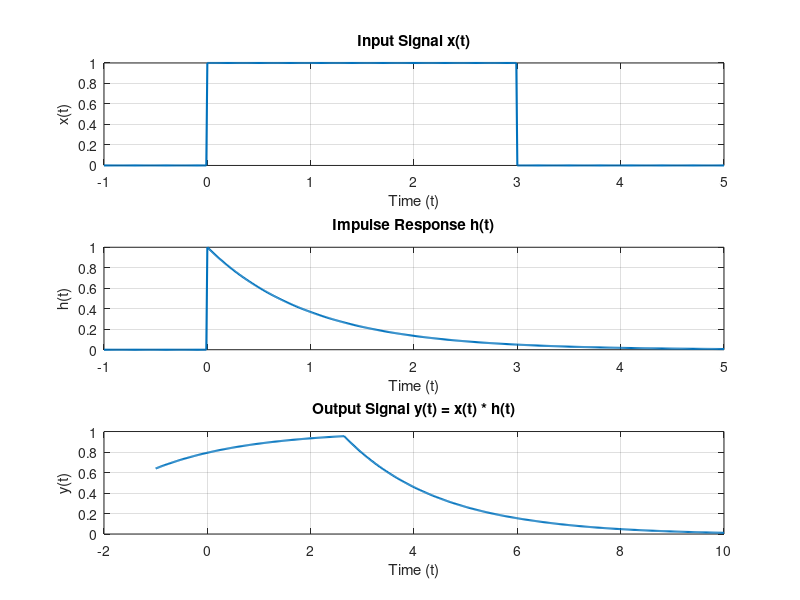

MATLAB code for this plot:
% Define time ranges
t = -1:0.01:5;        % Time range for x(t) and h(t)
t_conv = -1:0.01:8;    % Extended time range for convolution

% Define the input signal x(t) and impulse response h(t)
x = @(t) (t >= 0 & t < 3) * 1;
h = @(t) (t >= 0) .* exp(-t);

% Evaluate x(t) and h(t)
xt = arrayfun(x, t);
ht = arrayfun(h, t);

% Perform the convolution of x(t) and h(t)
y = conv(xt, ht, 'same') * 0.01;  % Scaling by 0.01 due to the time step

% Adjust time vector for y(t) after convolution
t_y = linspace(t(1), t(end) + t(end), length(y));

% Plot the input signal x(t), impulse response h(t), and output y(t)
figure;

% Plot x(t)
subplot(3, 1, 1);
plot(t, xt, 'LineWidth', 1.5);
title('Input Signal x(t)');
xlabel('Time (t)');
ylabel('x(t)');
grid on;

% Plot h(t)
subplot(3, 1, 2);
plot(t, ht, 'LineWidth', 1.5);
title('Impulse Response h(t)');
xlabel('Time (t)');
ylabel('h(t)');
grid on;

% Plot y(t) = x(t) * h(t)
subplot(3, 1, 3);
plot(t_y, y, 'LineWidth', 1.5);
title('Output Signal y(t) = x(t) * h(t)');
xlabel('Time (t)');
ylabel('y(t)');
grid on;

% Analysis of the system’s behavior
disp('Analysis:');
disp('The output signal y(t) combines the rectangular pulse of x(t) with the exponential decay of h(t).');
disp('It initially increases as h(t) accumulates the effect of x(t) and then gradually decays once x(t) becomes zero.');
